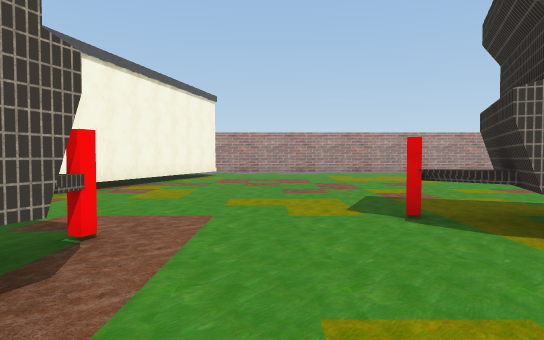
view 1 (above)

20 first-person views from a walk through a 3-D level made in the Unity game engine. The camera is 1.5 m above the floor, tilts 2° down and sees 75° across. The floor is counted in squares, 2 m on a side. Each view is taken from the middle of a square. On the plan, view 1 faces up. The plan holds only what a view shows up to about 11 squares ahead; the rest is blank. The place goes on beyond the plan. The player is left out. Some animated figures are left out. Some surface patterns are stand-ins.

view 2
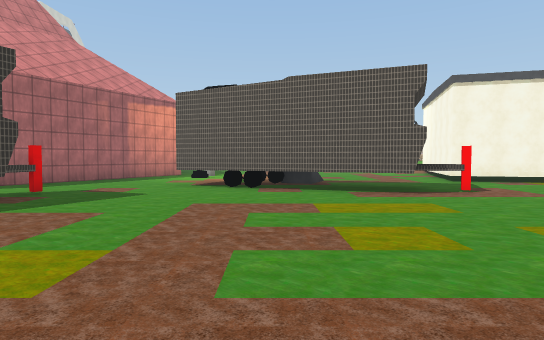

view 3
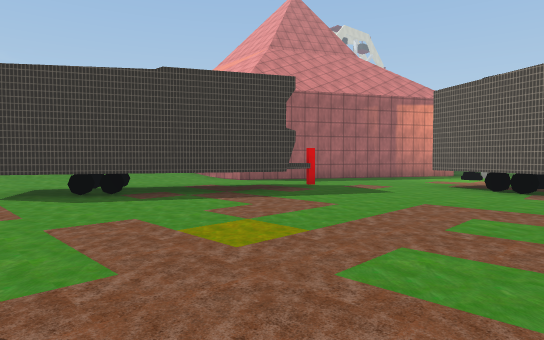

view 4
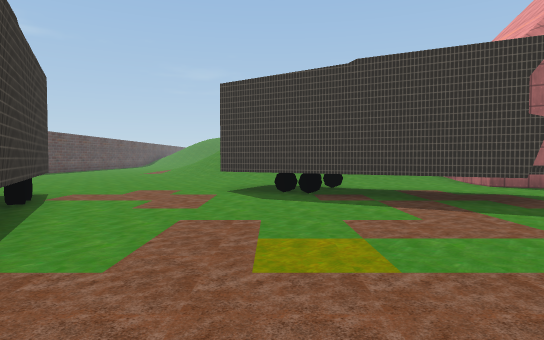

view 5
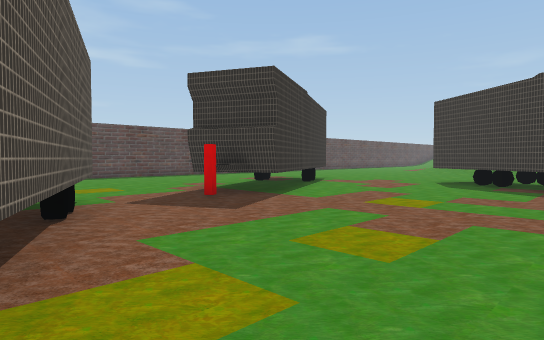

view 6
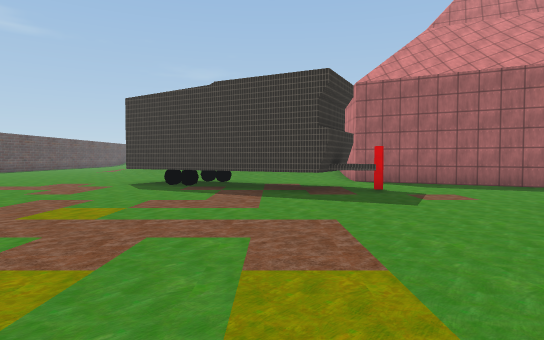

view 7
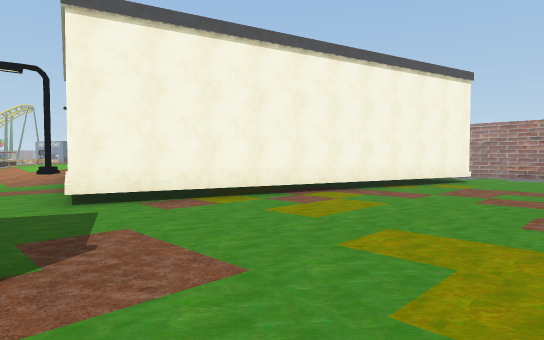

view 8
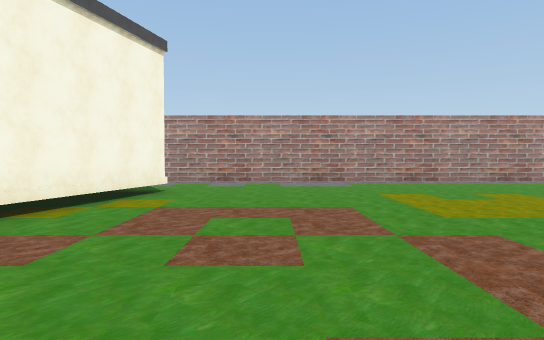

view 9
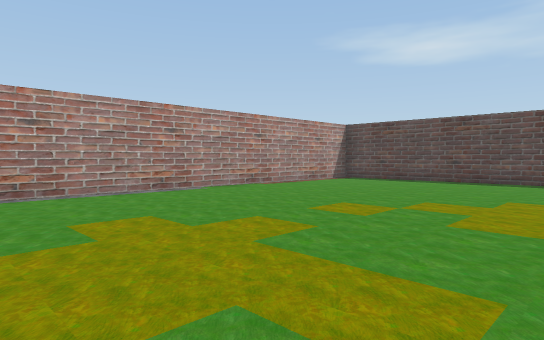

view 10
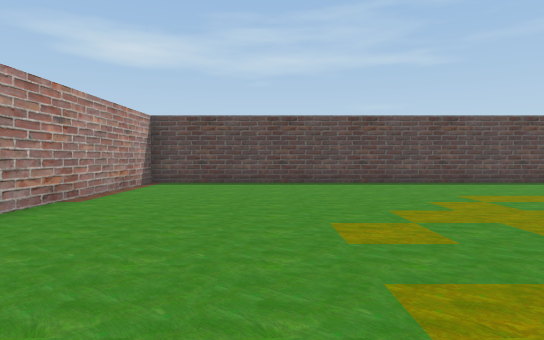

view 11
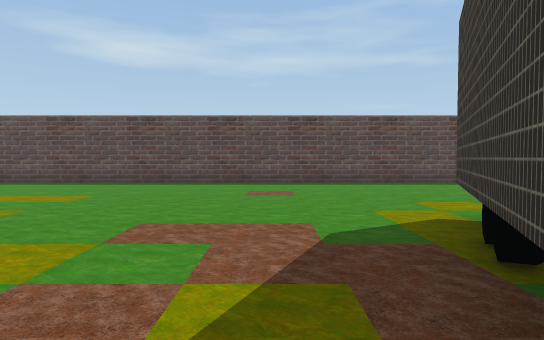

view 12
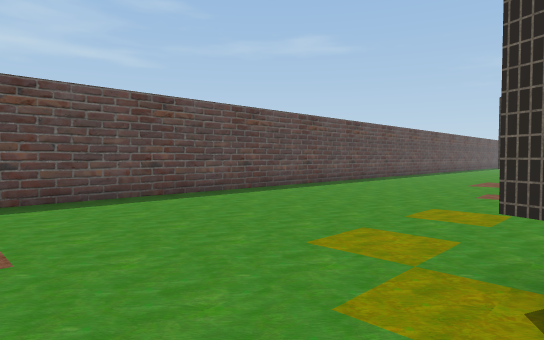

view 13
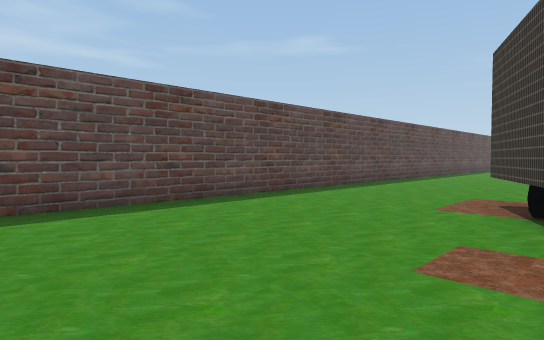

view 14
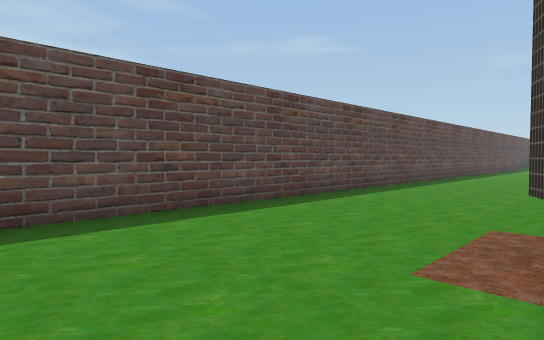

view 15
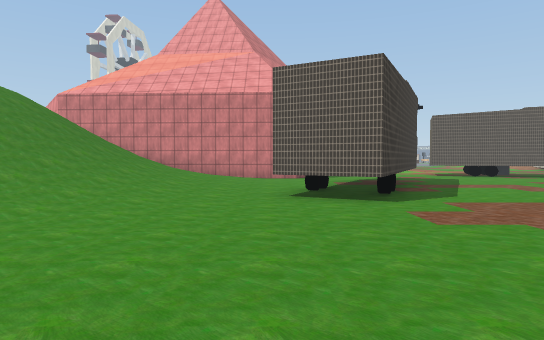

view 16
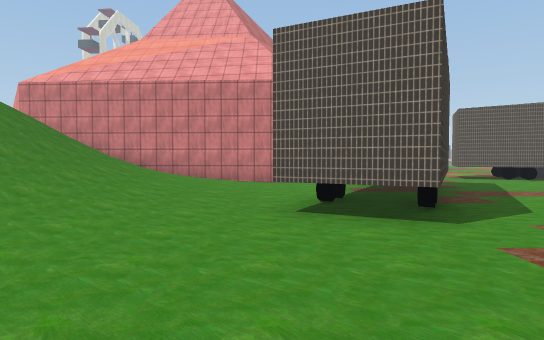

view 17
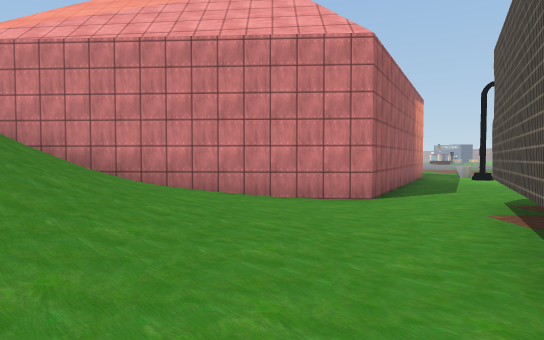

view 18
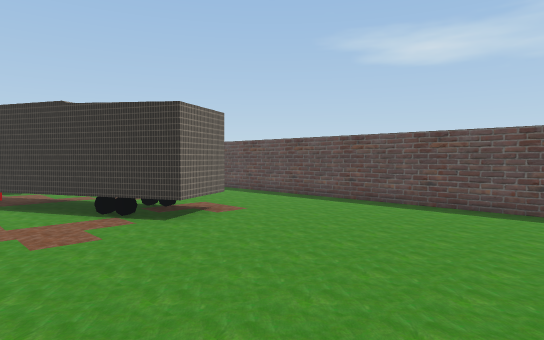

view 19
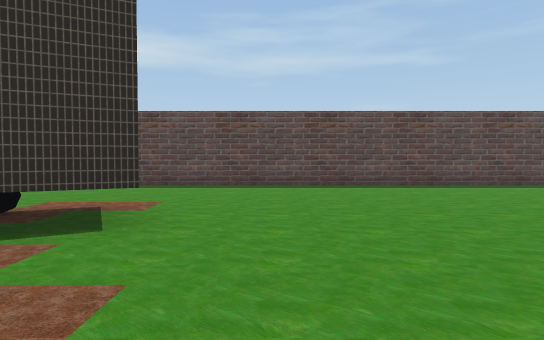

view 20
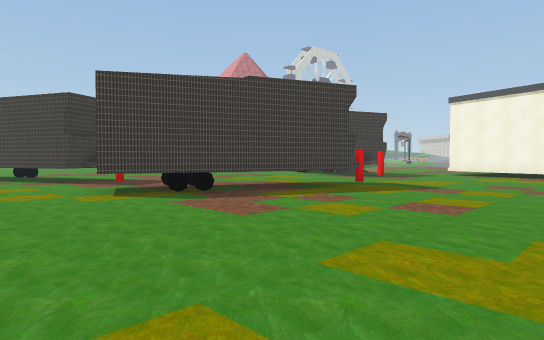

### Floor plan
Key: @ floor where view 1 was taken; # wall or solid block; x gap in a wall; . floor; / step, stairs or slope; ^ raised ledge; B building; T thing the floor can be seen under or through; W wheel; L lamp.
Columns run from 12 left of view 1 to 15 right of it. Each row starts with its distance up from view 1.
 18          ###################
 17          ..................#
 16          ..................#
 15          #.................#
 14          #.................#
 13          #.................#
 12         ##.................#
 11 B       #..................#
 10 B       #..................#
  9         #..................#
  8        ##..................#
  7        #...................#
  6 Lx     #...................#
  5 //... ##...................#
  4   ............^TTT.........#
  3        ...^....TT TTT......#
  2        .. #......TW  ......#
  1        .. #........TT......#
  0        / ##.@..............#
 -1        .W#.........^.......#
 -2          #.........##......#
 -3          #.........##......#
 -4       .............###.....#
 -5       ..............#T.....#
 -6       .....^TT......W T....#
 -7       #....T  TT.....TT....#
 -8       ###...TT TT#.........#
 -9         ###...TW#..........#
-10           #...../..........#
-11           #//////..........#
-12           #////////........#
-13           #/////////.......#
-14           #//////// /. ....#

Where each view was taken, in squares from view 1:
view 1: 0 up, 0 right, facing up
view 2: 1 down, 6 right, facing left
view 3: 0 up, 6 right, facing down-left
view 4: 0 up, 4 right, facing down
view 5: 3 up, 1 right, facing down-right
view 6: 2 up, 1 right, facing down
view 7: 3 up, 1 right, facing up-left
view 8: 7 up, 0 right, facing up
view 9: 10 up, 3 right, facing up-right
view 10: 14 up, 4 right, facing right
view 11: 5 up, 4 right, facing right
view 12: 5 up, 8 right, facing down-right
view 13: 0 up, 9 right, facing down-right
view 14: 3 down, 10 right, facing down-right
view 15: 10 down, 11 right, facing left
view 16: 10 down, 9 right, facing left
view 17: 11 down, 5 right, facing left
view 18: 14 down, 5 right, facing up-right
view 19: 9 down, 5 right, facing right
view 20: 10 up, 11 right, facing down-left
